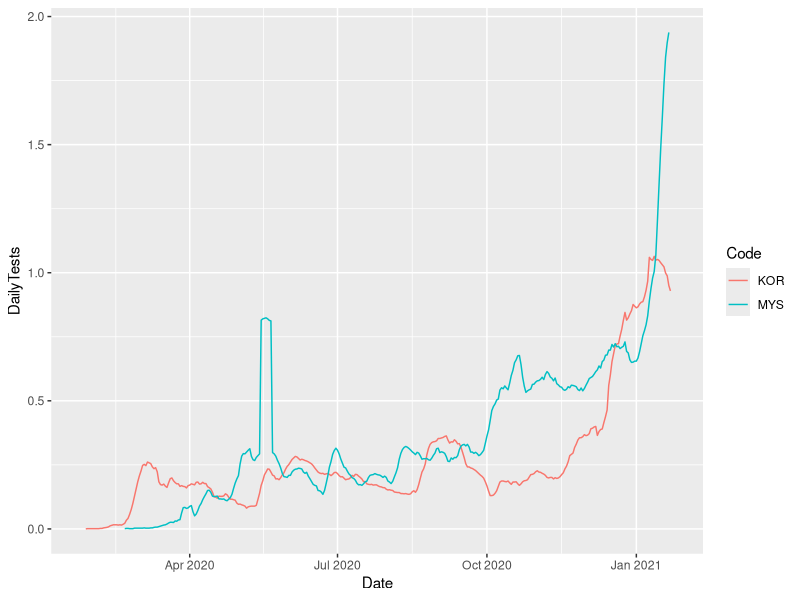

Generate this figure with R:
## ---- chunk 1
knitr::opts_chunk$set(echo = FALSE, warning = FALSE, message = FALSE)

# Load libraries
library(tidyverse)
library(ggplot2)
library(scales)
library(lubridate)
library(dplyr)

# Load REFSA logo
# refsa_logo <- png::readPNG("Logo.png")

# Load data
# ===== Google Mobility Reports =====
# https://www.apple.com/covid19/mobility
# mobi <- read.csv("https://covid19-static.cdn-apple.com/covid19-mobility-data/2007HotfixDev48/v2/en-us/applemobilitytrends-2020-05-04.csv", na.strings = "", fileEncoding = "UTF-8-BOM")
mobi <- read_csv("2020_MY_Region_Mobility_Report.csv")

# ===== Covid test and cases (Our World in Data) =====
# https://www.ecdc.europa.eu/en/publications-data/download-todays-data-geographic-distribution-covid-19-cases-worldwide
covid_data <- read_csv("covid-19-daily-tests-vs-daily-new-confirmed-cases-per-million.csv")

## ---- chunk 2

# Filter COVID-19 data for Malaysia and South Korea
geo_ids <- c("MYS", "KOR")
covid_data_m <- filter(covid_data, Code %in% geo_ids)

# No need to convert the date, R recognised it as a date field in the CSV
# Convert string date to Date
# covid_data_MYd <- covid_data_m %>% mutate(date = dmy(Date))

# Sort rows in ascending order (by Date)
covid_data_MYd <- arrange(covid_data_m, Date)

# Calculate cumulative number of cases and deaths - not required here, plot is relative
# covid_data_MYd <- covid_data_MYd %>% group_by(geoId) %>% mutate(cumCases = cumsum(cases))
# covid_data_MYd <- covid_data_MYd %>% group_by(geoId) %>% mutate(cumDeaths = cumsum(deaths))

# covid_data_clean <- na.omit(covid_data_MYd)

## ---- chunk 3

# Plot MY COVID-19 cases
covid_my_plot <- ggplot(data = covid_data_MYd) + 
  geom_line(aes(x = Date, y = DailyTests, color = Code, group = Code)) +
#  geom_line(aes(x = date, y = , color = geoId), linetype = "dashed") +
   scale_x_date(name = "Date")
covid_my_plot
